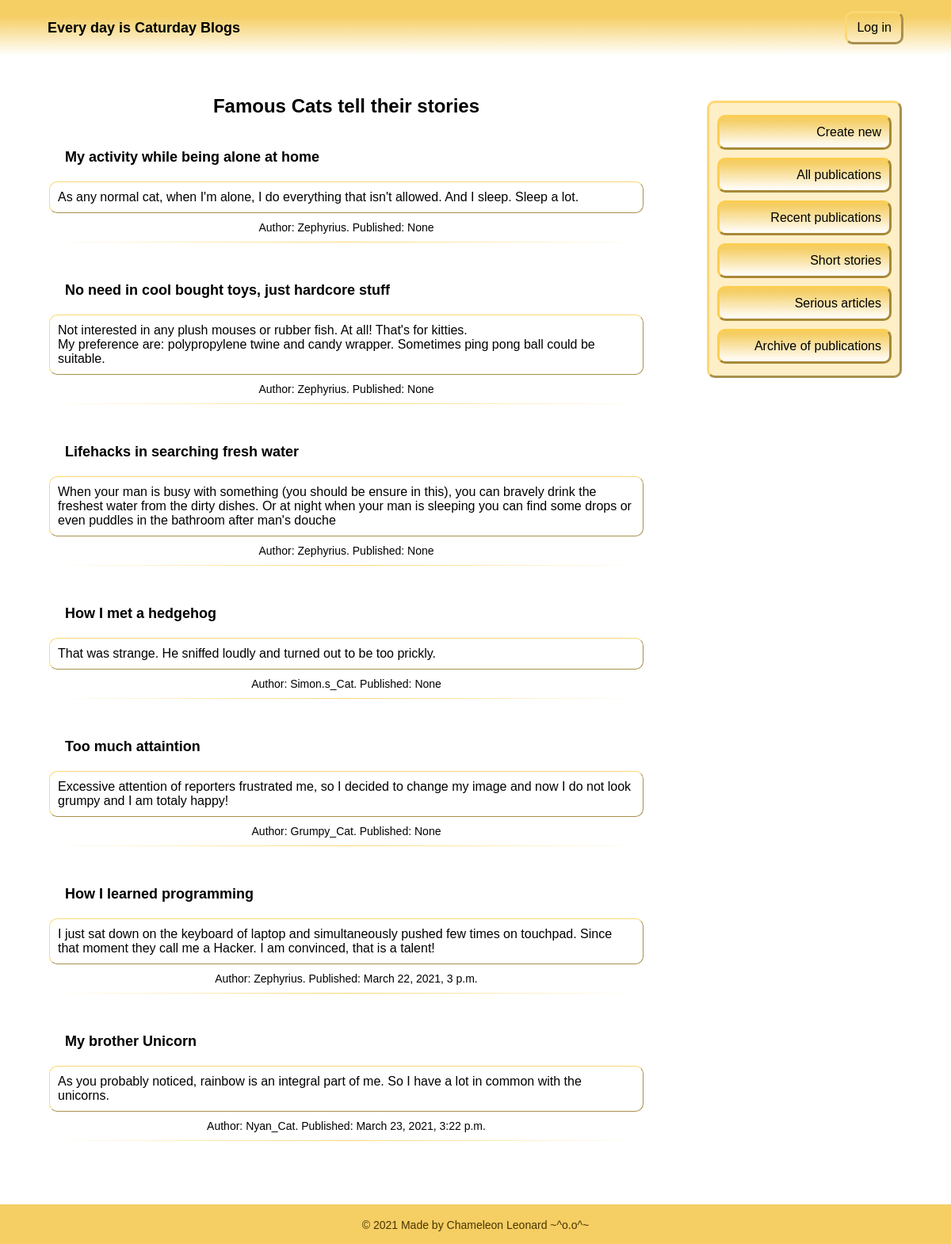
The app's page /blogs/catpost/short_stories/, older data.
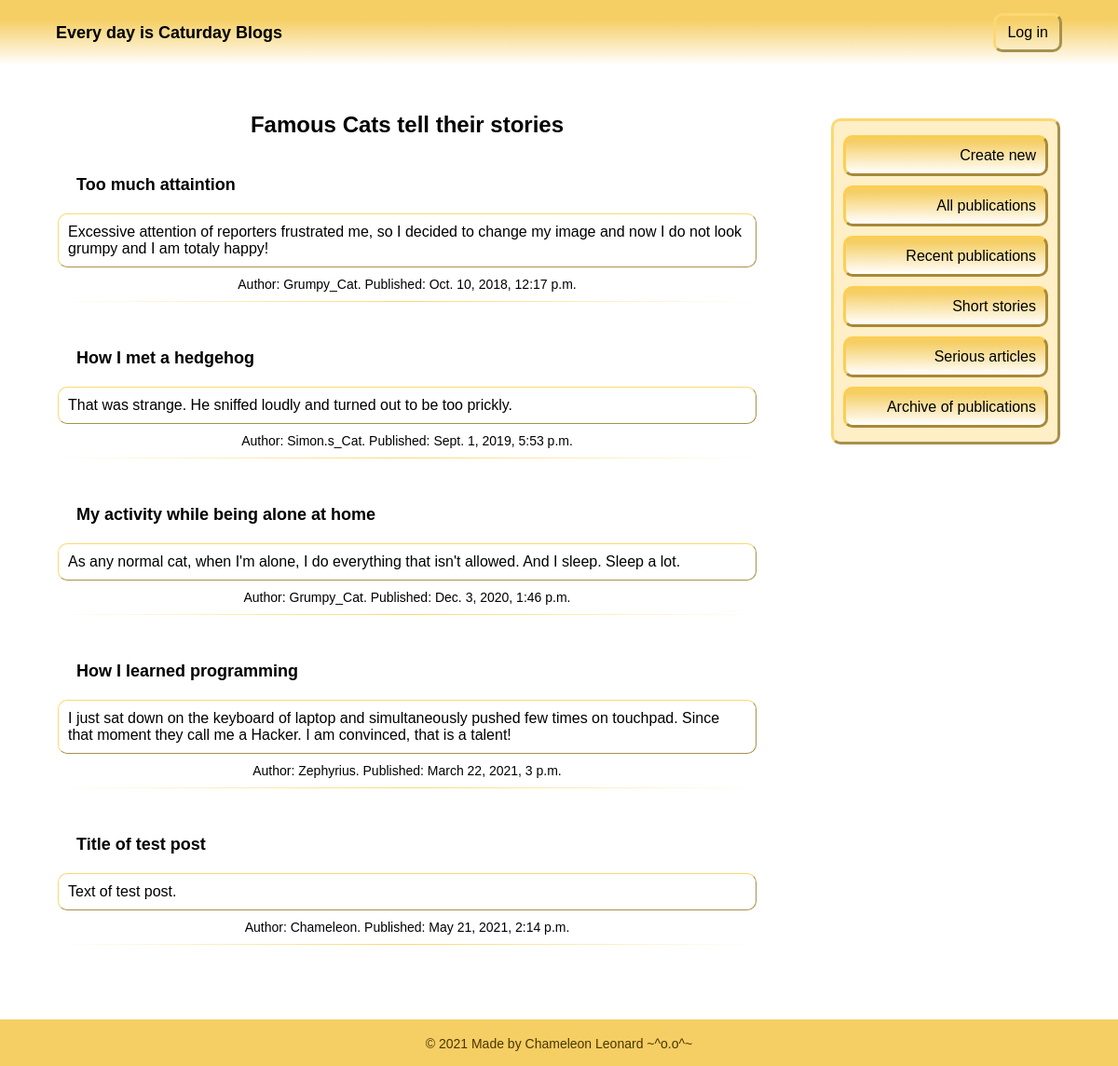
The same page, newer data.
### catblogs/models.py (models this page shows, shortened)
class CatPost(models.Model):
    catauthor = models.ForeignKey(settings.AUTH_USER_MODEL, on_delete=models.CASCADE)
    catitle = models.CharField(max_length=200)
    catext = models.TextField()
    creation_date = models.DateTimeField(default=timezone.now)
    publication_date = models.DateTimeField(blank=True, null=True)

### catblogs/views.py (the view)
# urls.py: path('short_stories/', views.ShortPostListView.as_view(), name='catpost_short'),
class ShortPostListView(generic.ListView):
    template_name = 'catblogs/catpost_list.html'
    context_object_name = 'catposts'
    def get_queryset(self):
        return CatPost.objects.extra(
            where=["LENGTH(catext) < 300"]
        ).order_by('publication_date')

### catblogs/templates/catblogs/catpost_list.html (shortened to what this page needs)
{% extends 'catblogs/base.html' %}
{% block content %}
    {% if catposts %}
        <h1>Famous Cats tell their stories</h1>
        {% for catpost in catposts %}
            <div class="post">
                <h2><a href="{% url 'catblogs:catpost_detail' pk=catpost.pk %}">{{ catpost.catitle }}</a></h2>
                <p class="post-text">{{ catpost.catext|linebreaksbr }}</p>
                <p class="auth-date">Author: {{ catpost.catauthor }}. Published: {{ catpost.publication_date }} </p>
                <hr>
            </div>
        {% endfor %}
    {% else %}
        <div class="post">
            <p class="post-text">Unfortunately, there is no posts in this category.</p>
        </div>
    {% endif %}
{% endblock %}

Row changes from the older to the newer data that the page shows:
no longer on this page (row edited): CatPost: catitle "No need in cool bought toys, just hardcore stuff", catext "Not interested in any plush mouses or rubber fish. At all! That's for kitties. My preference are: polypropylene twine and candy wrapper. Sometimes ping pong ball could be suitable.", catauthor "Zephyrius", publication_date "None"
no longer on this page (row edited): CatPost: catitle "Lifehacks in searching fresh water", catext "When your man is busy with something (you should be ensure in this), you can bravely drink the freshest water from the dirty dishes. Or at night when your man is sleeping you can find some drops or even puddles in the bathroom after man's douche", catauthor "Zephyrius", publication_date "None"
no longer on this page (row edited): CatPost: catitle "My brother Unicorn", catext "As you probably noticed, rainbow is an integral part of me. So I have a lot in common with the unicorns.", catauthor "Nyan_Cat", publication_date "March 23, 2021, 3:22 p.m."
changed CatPost "Too much attaintion": publication_date "None" → "Oct. 10, 2018, 12:17 p.m."; moves up the list
changed CatPost "How I met a hedgehog": publication_date "None" → "Sept. 1, 2019, 5:53 p.m."; moves down the list
changed CatPost "My activity while being alone at home": catauthor "Zephyrius" → "Grumpy_Cat"; publication_date "None" → "Dec. 3, 2020, 1:46 p.m."
added CatPost: catitle "Title of test post", catext "Text of test post.", catauthor "Chameleon", publication_date "May 21, 2021, 2:14 p.m."
